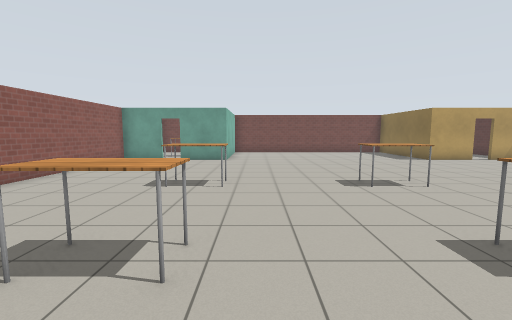
View 1 (above)

16 first-person views from a walk through a world built for the Gazebo simulator. The camera is 1.3 m above the floor, tilts 6° down and sees 90° across. The floor is counted in squares, 1 m on a side. Each view is taken from the middle of a square. On the plan, view 1 faces up. The plan holds only what a view shows up to about 12 squares ahead; the rest is blank. The robots in the file are not drawn. Simple patterns stand in for the simulator's built-in surfaces.

View 2
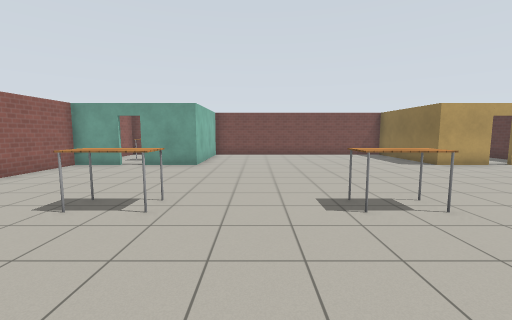

View 3
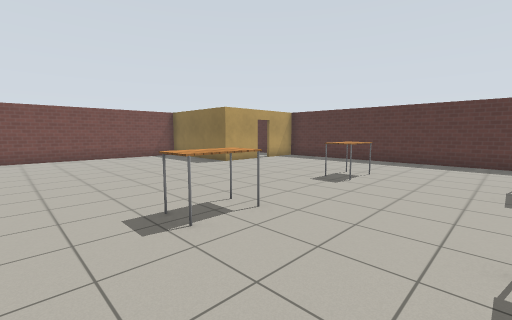

View 4
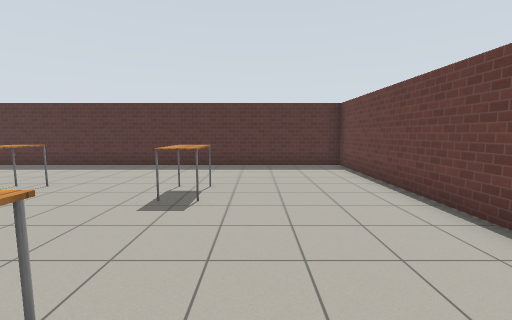

View 5
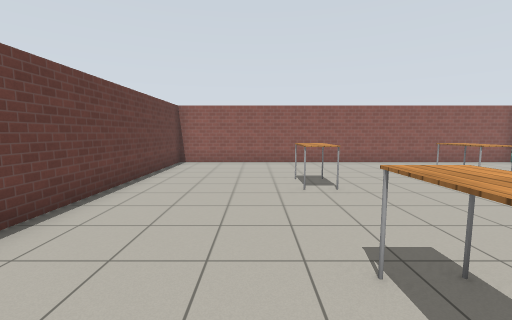

View 6
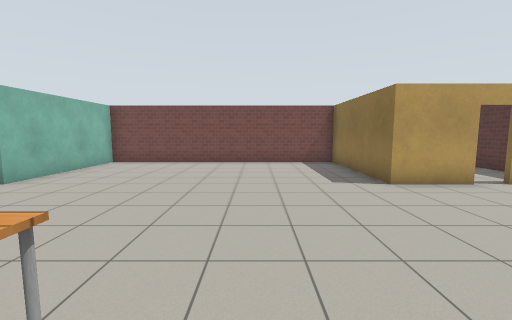

View 7
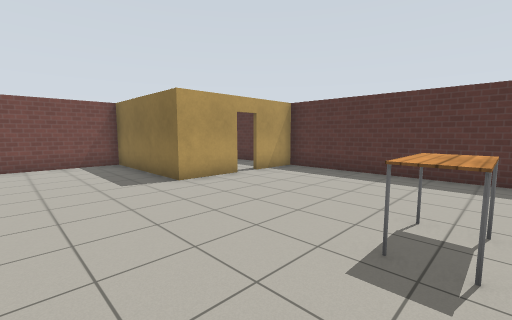

View 8
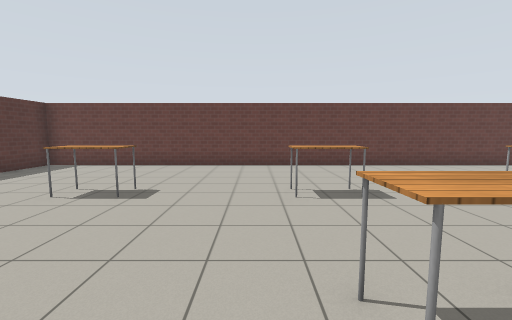

View 9
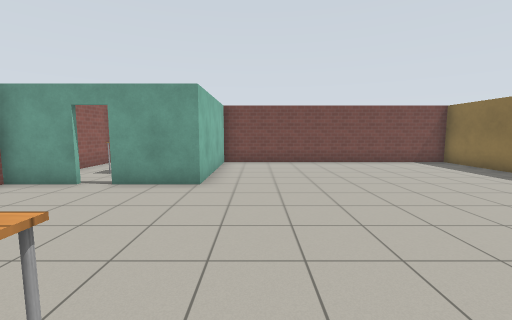

View 10
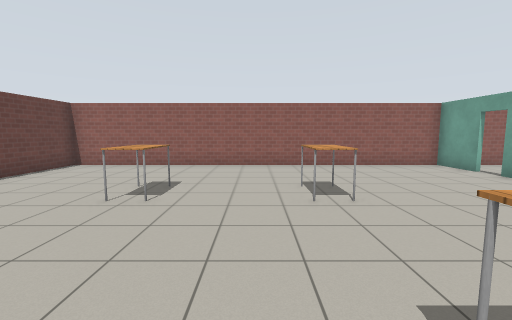

View 11
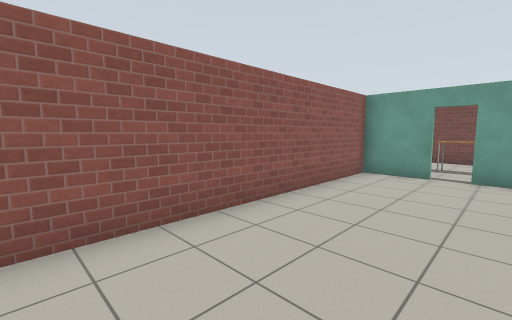

View 12
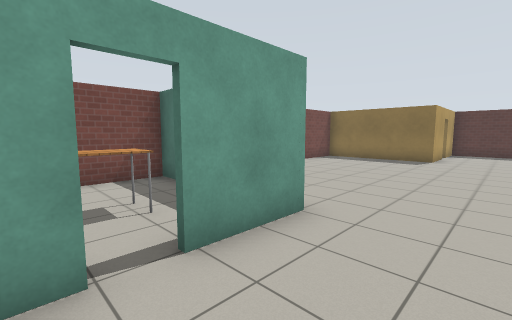

View 13
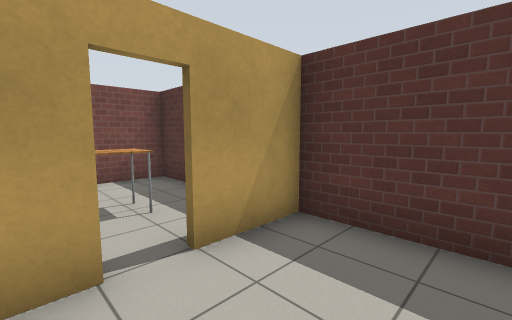

View 14
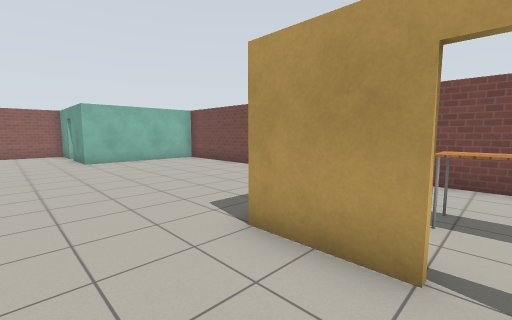

View 15
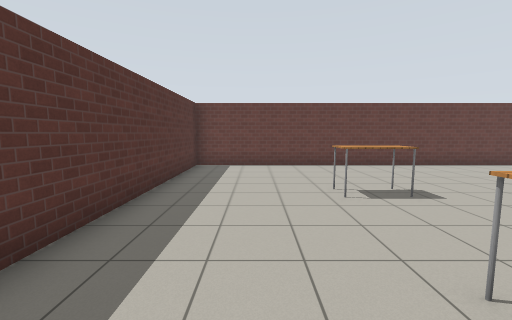

View 16
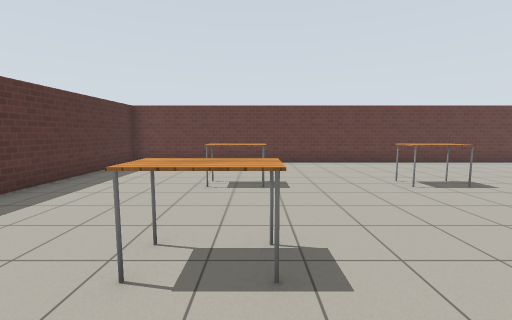

### Floor plan
Ten units are one square. View 1 is at (0, 0); x grows to the right and y downward. Boxes are objects, and circles mark ways between rooms. Rooms are numbered by the first view taken in them; rooms with no view inside come last. Other rooms are left out.
<svg viewBox="-69 -180 208 209">
<path fill="none" stroke="#000" d="M-45 -124 -64 -124 -64 24 134 24 134 -124 114 -124M106 -124 84 -124 84 -174 -20 -174M-14 -175 -14 -124 -38 -124M-20 -174 -55 -174M-64 -174 -64 -141M134 -145 134 -174 96 -174"/>
<rect x="-25" y="-35" width="20" height="20" fill="#bbb"><title>table</title></rect>
<rect x="-25" y="-75" width="20" height="20" fill="#bbb"><title>table</title></rect>
<rect x="25" y="-35" width="20" height="20" fill="#bbb"><title>table</title></rect>
<rect x="25" y="-75" width="20" height="20" fill="#bbb"><title>table</title></rect>
<rect x="75" y="-35" width="20" height="20" fill="#bbb"><title>table</title></rect>
<rect x="75" y="-75" width="20" height="20" fill="#bbb"><title>table</title></rect>
<rect x="-55" y="-155" width="30" height="20" fill="#bbb"><title>table</title></rect>
<rect x="95" y="-155" width="30" height="20" fill="#bbb"><title>table</title></rect>
<circle cx="-40" cy="-125" r="3" fill="#2a7"/>
<circle cx="110" cy="-125" r="3" fill="#2a7"/>
<text x="30" y="-60">1</text>
<text x="-40" y="-150">2</text>
<text x="110" y="-150">3</text>
</svg>
Room 1 opens to room 2. Room 1 opens to room 3.

Where each view was taken, in squares from view 1:
view 1: 0 up, 0 right, facing up
view 2: 2 up, 1 right, facing up
view 3: 3 up, 1 right, facing up-right
view 4: 1 up, 3 right, facing right
view 5: 1 up, 5 right, facing left
view 6: 6 up, 5 right, facing up
view 7: 6 up, 5 right, facing up-right
view 8: 8 up, 5 right, facing down
view 9: 6 up, 0 right, facing up
view 10: 5 up, 4 right, facing left
view 11: 4 up, 3 left, facing up-left
view 12: 10 up, 5 left, facing up-right
view 13: 10 up, 10 right, facing up-right
view 14: 10 up, 11 right, facing up-left
view 15: 8 up, 11 right, facing down
view 16: 9 up, 8 right, facing down
